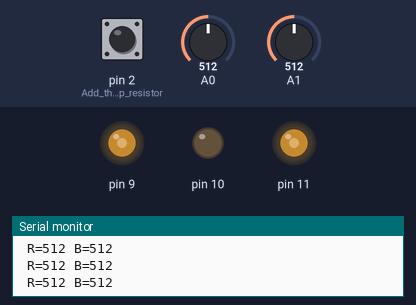
A sketch run on a simulated Arduino Uno, built with avr-gcc and run on an emulated ATmega328P. Shown: output pins drawn as LEDs (lit = HIGH), the last lines printed to the serial monitor. Inputs (shaded band) come from the test bench; at power-on: A0 = 512, A1 = 512, pin 2 (Add_the_pull_up_resistor) HIGH.

Above: at 5.2 s.
5.3 s: A0 set to 716
At 5.8 s:
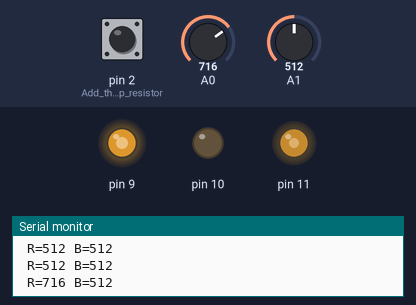
7.0 s: A1 set to 716
At 8.2 s:
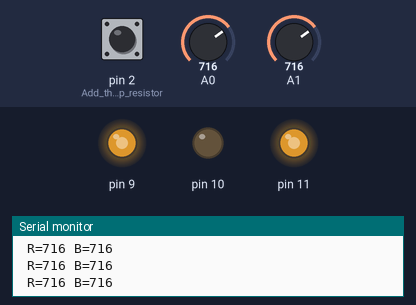
8.5 s: A0 set to 900
At 9.4 s:
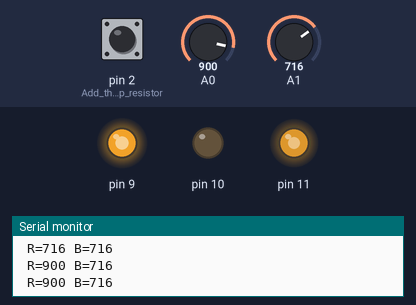
10.0 s: A1 set to 900
At 10.6 s:
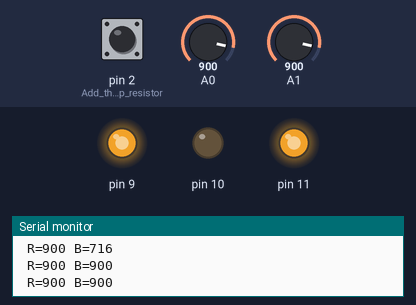
11.5 s: A0 set to 511
At 11.8 s:
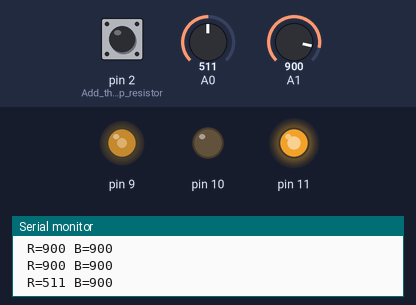
13.0 s: A1 set to 122
At 14.2 s:
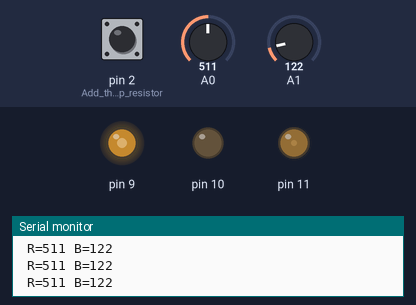
Timing chart, 0 to 15.5 s (numbered marks = the images above; inputs shaded):
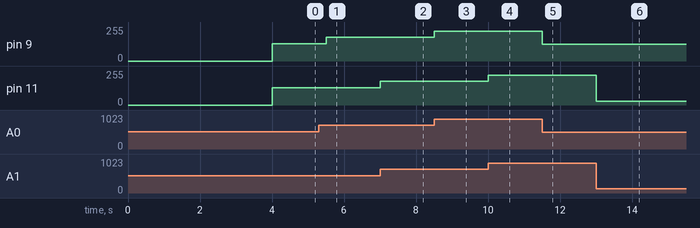

The sketch:

RGBJoystick.ino
```cpp
int rPot = 0;
int bPot = 0;

void setup() {
  Serial.begin(9600); // Com speed.  bits per second
  pinMode(9, OUTPUT);
  pinMode(10, OUTPUT);
  pinMode(11, OUTPUT);

  pinMode(2, INPUT_PULLUP);  // Add the pull up resistor.

  // Example FOR loop

  for (int k = 0; k < 8; k++) {
    Serial.println(k);
    delay(500);
  }

}

void loop() {
  rPot = analogRead(0);
  Serial.print(" R=");
  Serial.print(rPot);

  bPot = analogRead(1);
  Serial.print(" B=");
  Serial.println(bPot);


  //digitalWrite(11, HIGH);
//  red();
//  delay(1000);
//  green();
//  delay(1000);
//  off();
//  delay(1000);


  //rgb(61, 217, 212);
  if ( digitalRead(2) ) {
    rgb(rPot/4, 0, bPot/4);
  } else {
    off();
  }

  delay(500);
}

void rgb(int r, int g, int b) {
  // Parameters should be 0 to 255!
  analogWrite(9, r);
  analogWrite(10, g);
  analogWrite(11, b);
}


void red() {
  analogWrite(9, 255);
  analogWrite(10, 0);
  analogWrite(11, 0);
}

void green() {
  analogWrite(9, 0);
  analogWrite(10, 255);
  analogWrite(11, 0);
}

void off() {
  analogWrite(9, 0);
  analogWrite(10, 0);
  analogWrite(11, 0);
}
```

Measured:
- after the input at 5.3 s, pin 9: 128/255 → 179/255 after 0.20 s
- after the input at 7.0 s, pin 11: 128/255 → 179/255 at once
- after the input at 8.5 s, pin 9: 179/255 → 225/255 at once
- after the input at 10.0 s, pin 11: 179/255 → 225/255 at once
- after the input at 11.5 s, pin 9: 225/255 → 127/255 at once
- after the input at 13.0 s, pin 11: 225/255 → 30/255 at once
